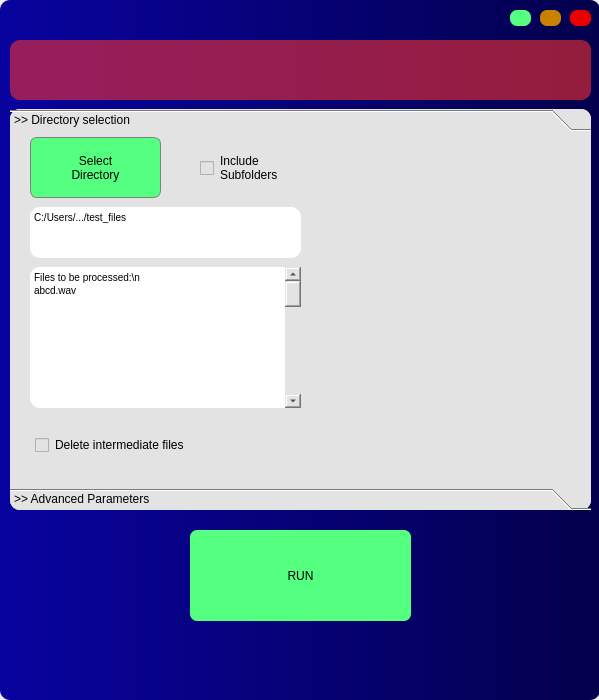
<?xml version="1.0" encoding="UTF-8"?>
<ui version="4.0">
 <class>MainWindow</class>
 <widget class="QMainWindow" name="MainWindow">
  <property name="geometry">
   <rect>
    <x>0</x>
    <y>0</y>
    <width>599</width>
    <height>700</height>
   </rect>
  </property>
  <property name="windowTitle">
   <string>MainWindow</string>
  </property>
  <widget class="QWidget" name="centralwidget">
   <widget class="QFrame" name="frame">
    <property name="geometry">
     <rect>
      <x>0</x>
      <y>0</y>
      <width>600</width>
      <height>700</height>
     </rect>
    </property>
    <property name="styleSheet">
     <string notr="true">background-color: qlineargradient(spread:pad, x1:0, y1:0, x2:1, y2:0, stop:0 rgba(9, 3, 159, 255), stop:1 rgba(3, 0, 76, 255));

border-radius: 10px
</string>
    </property>
    <property name="frameShape">
     <enum>QFrame::StyledPanel</enum>
    </property>
    <property name="frameShadow">
     <enum>QFrame::Raised</enum>
    </property>
    <widget class="QPushButton" name="btn_min">
     <property name="geometry">
      <rect>
       <x>510</x>
       <y>10</y>
       <width>21</width>
       <height>16</height>
      </rect>
     </property>
     <property name="styleSheet">
      <string notr="true">QPushButton{ 
border:none; 
border-radius: 7px; 
background-color: rgb(85, 255, 127);
}
QPushButton:hover{
background-color: rgb(85, 255, 127, 150);
}</string>
     </property>
     <property name="text">
      <string/>
     </property>
    </widget>
    <widget class="QPushButton" name="btn_max">
     <property name="geometry">
      <rect>
       <x>540</x>
       <y>10</y>
       <width>21</width>
       <height>16</height>
      </rect>
     </property>
     <property name="styleSheet">
      <string notr="true">QPushButton{ 
border:none; 
border-radius: 7px; 
background-color: rgb(200, 130, 0);
}
QPushButton:hover{
background-color: rgb(200, 130, 0, 150);
}</string>
     </property>
     <property name="text">
      <string/>
     </property>
    </widget>
    <widget class="QPushButton" name="btn_exit">
     <property name="geometry">
      <rect>
       <x>570</x>
       <y>10</y>
       <width>21</width>
       <height>16</height>
      </rect>
     </property>
     <property name="styleSheet">
      <string notr="true">QPushButton{ 
border:none; 
border-radius: 7px; 
background-color: rgb(235, 0, 0);
}
QPushButton:hover{
background-color: rgb(235,0,0, 150);
}</string>
     </property>
     <property name="text">
      <string/>
     </property>
    </widget>
    <widget class="QFrame" name="LOGO">
     <property name="geometry">
      <rect>
       <x>10</x>
       <y>40</y>
       <width>581</width>
       <height>60</height>
      </rect>
     </property>
     <property name="styleSheet">
      <string notr="true">background-color: rgb(250,50, 50, 150);</string>
     </property>
     <property name="frameShape">
      <enum>QFrame::StyledPanel</enum>
     </property>
     <property name="frameShadow">
      <enum>QFrame::Raised</enum>
     </property>
    </widget>
    <widget class="QPushButton" name="pushButton_5">
     <property name="geometry">
      <rect>
       <x>190</x>
       <y>530</y>
       <width>221</width>
       <height>91</height>
      </rect>
     </property>
     <property name="styleSheet">
      <string notr="true">QPushButton{ 
border:none; 
border-radius: 7px; 
background-color: rgb(85, 255, 127);
}
QPushButton:hover{
background-color: rgb(88, 255, 107, 150);
}</string>
     </property>
     <property name="text">
      <string>RUN</string>
     </property>
    </widget>
    <widget class="QFrame" name="frame_2">
     <property name="geometry">
      <rect>
       <x>10</x>
       <y>109</y>
       <width>581</width>
       <height>401</height>
      </rect>
     </property>
     <property name="styleSheet">
      <string notr="true">background-color: rgb(227, 227, 227);border-radius:10px;</string>
     </property>
     <property name="frameShape">
      <enum>QFrame::StyledPanel</enum>
     </property>
     <property name="frameShadow">
      <enum>QFrame::Raised</enum>
     </property>
     <widget class="QToolBox" name="toolBox">
      <property name="geometry">
       <rect>
        <x>0</x>
        <y>0</y>
        <width>581</width>
        <height>401</height>
       </rect>
      </property>
      <property name="styleSheet">
       <string notr="true"/>
      </property>
      <property name="currentIndex">
       <number>0</number>
      </property>
      <widget class="QWidget" name="Dir">
       <property name="geometry">
        <rect>
         <x>0</x>
         <y>0</y>
         <width>581</width>
         <height>339</height>
        </rect>
       </property>
       <property name="styleSheet">
        <string notr="true"/>
       </property>
       <attribute name="label">
        <string>&gt;&gt; Directory selection</string>
       </attribute>
       <widget class="QPushButton" name="btn_min_2">
        <property name="geometry">
         <rect>
          <x>20</x>
          <y>0</y>
          <width>131</width>
          <height>61</height>
         </rect>
        </property>
        <property name="styleSheet">
         <string notr="true">QPushButton{ 
border:0.5px solid grey; 
border-radius: 7px; 
background-color: rgb(85, 255, 127);
}
QPushButton:hover{
background-color: rgb(85, 255, 127, 150);
}</string>
        </property>
        <property name="text">
         <string>Select
Directory</string>
        </property>
       </widget>
       <widget class="QTextBrowser" name="textBrowser">
        <property name="geometry">
         <rect>
          <x>20</x>
          <y>70</y>
          <width>271</width>
          <height>51</height>
         </rect>
        </property>
        <property name="styleSheet">
         <string notr="true">background-color:rgb(255, 255, 255)</string>
        </property>
        <property name="html">
         <string>&lt;!DOCTYPE HTML PUBLIC &quot;-//W3C//DTD HTML 4.0//EN&quot; &quot;http://www.w3.org/TR/REC-html40/strict.dtd&quot;&gt;
&lt;html&gt;&lt;head&gt;&lt;meta name=&quot;qrichtext&quot; content=&quot;1&quot; /&gt;&lt;style type=&quot;text/css&quot;&gt;
p, li { white-space: pre-wrap; }
&lt;/style&gt;&lt;/head&gt;&lt;body style=&quot; font-family:'MS Shell Dlg 2'; font-size:7.8pt; font-weight:400; font-style:normal;&quot;&gt;
&lt;p style=&quot; margin-top:0px; margin-bottom:0px; margin-left:0px; margin-right:0px; -qt-block-indent:0; text-indent:0px;&quot;&gt;C:/Users/.../test_files&lt;/p&gt;&lt;/body&gt;&lt;/html&gt;</string>
        </property>
       </widget>
       <widget class="QScrollArea" name="scrollArea">
        <property name="geometry">
         <rect>
          <x>20</x>
          <y>130</y>
          <width>271</width>
          <height>141</height>
         </rect>
        </property>
        <property name="widgetResizable">
         <bool>true</bool>
        </property>
        <widget class="QWidget" name="scrollAreaWidgetContents">
         <property name="geometry">
          <rect>
           <x>0</x>
           <y>0</y>
           <width>271</width>
           <height>141</height>
          </rect>
         </property>
         <widget class="QTextBrowser" name="textBrowser_2">
          <property name="geometry">
           <rect>
            <x>0</x>
            <y>0</y>
            <width>271</width>
            <height>141</height>
           </rect>
          </property>
          <property name="styleSheet">
           <string notr="true">background-color:rgb(255, 255, 255)</string>
          </property>
          <property name="html">
           <string>&lt;!DOCTYPE HTML PUBLIC &quot;-//W3C//DTD HTML 4.0//EN&quot; &quot;http://www.w3.org/TR/REC-html40/strict.dtd&quot;&gt;
&lt;html&gt;&lt;head&gt;&lt;meta name=&quot;qrichtext&quot; content=&quot;1&quot; /&gt;&lt;style type=&quot;text/css&quot;&gt;
p, li { white-space: pre-wrap; }
&lt;/style&gt;&lt;/head&gt;&lt;body style=&quot; font-family:'MS Shell Dlg 2'; font-size:7.8pt; font-weight:400; font-style:normal;&quot;&gt;
&lt;p style=&quot; margin-top:0px; margin-bottom:0px; margin-left:0px; margin-right:0px; -qt-block-indent:0; text-indent:0px;&quot;&gt;Files to be processed:\n&lt;/p&gt;
&lt;p style=&quot; margin-top:0px; margin-bottom:0px; margin-left:0px; margin-right:0px; -qt-block-indent:0; text-indent:0px;&quot;&gt;abcd.wav&lt;/p&gt;&lt;/body&gt;&lt;/html&gt;</string>
          </property>
         </widget>
         <widget class="QScrollBar" name="verticalScrollBar">
          <property name="geometry">
           <rect>
            <x>255</x>
            <y>0</y>
            <width>16</width>
            <height>141</height>
           </rect>
          </property>
          <property name="orientation">
           <enum>Qt::Vertical</enum>
          </property>
         </widget>
        </widget>
       </widget>
       <widget class="QCheckBox" name="checkBox">
        <property name="geometry">
         <rect>
          <x>190</x>
          <y>15</y>
          <width>91</width>
          <height>32</height>
         </rect>
        </property>
        <property name="text">
         <string>Include
Subfolders</string>
        </property>
       </widget>
       <widget class="QCheckBox" name="checkBox_2">
        <property name="geometry">
         <rect>
          <x>25</x>
          <y>300</y>
          <width>265</width>
          <height>16</height>
         </rect>
        </property>
        <property name="text">
         <string>Delete intermediate files</string>
        </property>
       </widget>
      </widget>
      <widget class="QWidget" name="Params">
       <property name="geometry">
        <rect>
         <x>0</x>
         <y>0</y>
         <width>581</width>
         <height>339</height>
        </rect>
       </property>
       <property name="styleSheet">
        <string notr="true"/>
       </property>
       <attribute name="label">
        <string>&gt;&gt; Advanced Parameters</string>
       </attribute>
       <widget class="QWidget" name="verticalLayoutWidget_2">
        <property name="geometry">
         <rect>
          <x>10</x>
          <y>0</y>
          <width>561</width>
          <height>321</height>
         </rect>
        </property>
        <layout class="QVBoxLayout" name="verticalLayout_2">
         <item>
          <widget class="QFrame" name="frame_3">
           <property name="frameShape">
            <enum>QFrame::StyledPanel</enum>
           </property>
           <property name="frameShadow">
            <enum>QFrame::Raised</enum>
           </property>
           <widget class="QLabel" name="label_3">
            <property name="geometry">
             <rect>
              <x>20</x>
              <y>10</y>
              <width>111</width>
              <height>58</height>
             </rect>
            </property>
            <property name="text">
             <string>Select model (for 
classification):</string>
            </property>
           </widget>
           <widget class="QComboBox" name="comboBox">
            <property name="geometry">
             <rect>
              <x>340</x>
              <y>20</y>
              <width>201</width>
              <height>31</height>
             </rect>
            </property>
           </widget>
          </widget>
         </item>
         <item>
          <widget class="QFrame" name="frame_4">
           <property name="frameShape">
            <enum>QFrame::StyledPanel</enum>
           </property>
           <property name="frameShadow">
            <enum>QFrame::Raised</enum>
           </property>
           <widget class="QLabel" name="label_2">
            <property name="geometry">
             <rect>
              <x>20</x>
              <y>10</y>
              <width>141</width>
              <height>59</height>
             </rect>
            </property>
            <property name="text">
             <string>VAD threshold chosen: 
[Can take any value 
between 0.078-0.15]&quot;</string>
            </property>
           </widget>
           <widget class="QPlainTextEdit" name="plainTextEdit">
            <property name="geometry">
             <rect>
              <x>310</x>
              <y>20</y>
              <width>51</width>
              <height>31</height>
             </rect>
            </property>
            <property name="styleSheet">
             <string notr="true">background-color: rgb(255, 255, 255);</string>
            </property>
           </widget>
           <widget class="QSlider" name="horizontalSlider">
            <property name="geometry">
             <rect>
              <x>400</x>
              <y>20</y>
              <width>141</width>
              <height>22</height>
             </rect>
            </property>
            <property name="orientation">
             <enum>Qt::Horizontal</enum>
            </property>
           </widget>
          </widget>
         </item>
         <item>
          <widget class="QFrame" name="frame_6">
           <property name="frameShape">
            <enum>QFrame::StyledPanel</enum>
           </property>
           <property name="frameShadow">
            <enum>QFrame::Raised</enum>
           </property>
           <widget class="QLabel" name="label_5">
            <property name="geometry">
             <rect>
              <x>20</x>
              <y>10</y>
              <width>201</width>
              <height>58</height>
             </rect>
            </property>
            <property name="text">
             <string>Probability threshold chosen: 
[Can take any value between 0-1]</string>
            </property>
           </widget>
           <widget class="QSlider" name="horizontalSlider_2">
            <property name="geometry">
             <rect>
              <x>400</x>
              <y>20</y>
              <width>141</width>
              <height>22</height>
             </rect>
            </property>
            <property name="orientation">
             <enum>Qt::Horizontal</enum>
            </property>
           </widget>
           <widget class="QPlainTextEdit" name="plainTextEdit_2">
            <property name="geometry">
             <rect>
              <x>310</x>
              <y>20</y>
              <width>51</width>
              <height>31</height>
             </rect>
            </property>
            <property name="styleSheet">
             <string notr="true">background-color: rgb(255, 255, 255);</string>
            </property>
           </widget>
          </widget>
         </item>
         <item>
          <widget class="QFrame" name="frame_5">
           <property name="frameShape">
            <enum>QFrame::StyledPanel</enum>
           </property>
           <property name="frameShadow">
            <enum>QFrame::Raised</enum>
           </property>
           <widget class="QLabel" name="label">
            <property name="geometry">
             <rect>
              <x>20</x>
              <y>10</y>
              <width>91</width>
              <height>58</height>
             </rect>
            </property>
            <property name="text">
             <string>Parallelization:</string>
            </property>
           </widget>
           <widget class="QWidget" name="horizontalLayoutWidget">
            <property name="geometry">
             <rect>
              <x>182</x>
              <y>0</y>
              <width>371</width>
              <height>80</height>
             </rect>
            </property>
            <layout class="QHBoxLayout" name="horizontalLayout">
             <item>
              <widget class="QRadioButton" name="radioButton_4">
               <property name="text">
                <string>No</string>
               </property>
              </widget>
             </item>
             <item>
              <widget class="QRadioButton" name="radioButton_3">
               <property name="text">
                <string>Low</string>
               </property>
              </widget>
             </item>
             <item>
              <widget class="QRadioButton" name="radioButton_2">
               <property name="text">
                <string>Mid</string>
               </property>
              </widget>
             </item>
             <item>
              <widget class="QRadioButton" name="radioButton">
               <property name="text">
                <string>Full</string>
               </property>
              </widget>
             </item>
            </layout>
           </widget>
          </widget>
         </item>
        </layout>
       </widget>
      </widget>
     </widget>
    </widget>
   </widget>
  </widget>
 </widget>
 <resources/>
 <connections/>
</ui>
